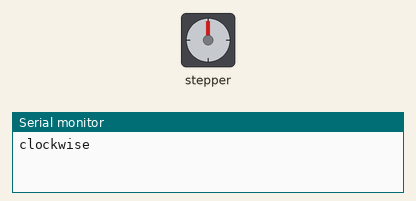
Simulated run of this sketch. Board: Arduino Uno, built with avr-gcc and run on an emulated ATmega328P. Parts: stepper motor, the last lines printed to the serial monitor. Stepper angles assume 2048 steps per turn.

Above: at 0.05 s.
At 3.05 s:
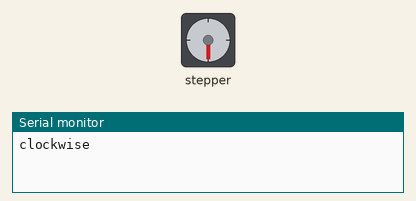
At 6.05 s:
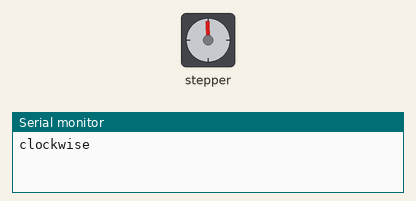
At 12.25 s:
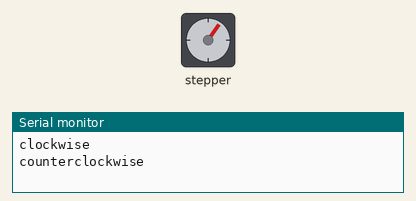
Timing chart, 0 to 17.0 s (numbered marks = the images above):
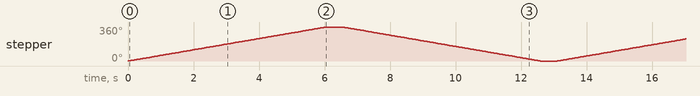

Measured:
- by itself, stepper: turns 360° clockwise in 6.0 s, then 360° counter-clockwise in 6.0 s, repeating every 13.1 s

The sketch:

stepper_motor.ino
```cpp
#include <Stepper.h>

// Steps for one turn of the output shaft in full-step mode:
// 32 steps per motor revolution x ~64:1 gearbox = 2048
// (the real ratio is 63.68:1, so 2048 is ~0.5% more than one exact turn)
const int stepsPerRevolution = 2048;

// Output shaft speed in rpm. Above ~15 rpm the motor tends to skip steps
// or just vibrate, because the coils can't build up current fast enough.
const int rpm = 10;

// The Stepper library energizes pins in the order: pin1, pin2, pin3, pin4.
// The 28BYJ-48 coil order requires IN1, IN3, IN2, IN4 to get the correct
// sequence; with IN1-IN2-IN3-IN4 the motor vibrates instead of turning.
Stepper myStepper(stepsPerRevolution, 16, 18, 17, 19); // IN1, IN3, IN2, IN4

void setup() {
  myStepper.setSpeed(rpm);   // sets the delay between steps
  Serial.begin(9600);
}

void loop() {
  // Positive step count: one full turn in one direction.
  // step() is blocking: the sketch waits here until all steps are done
  // (2048 steps at 10 rpm = about 6 s).
  Serial.println("clockwise");
  myStepper.step(stepsPerRevolution);
  delay(500);  // the last coils stay energized during the pause (holding torque)

  // Negative step count: same sequence played backwards, opposite direction.
  Serial.println("counterclockwise");
  myStepper.step(-stepsPerRevolution);
  delay(500);
}
```
